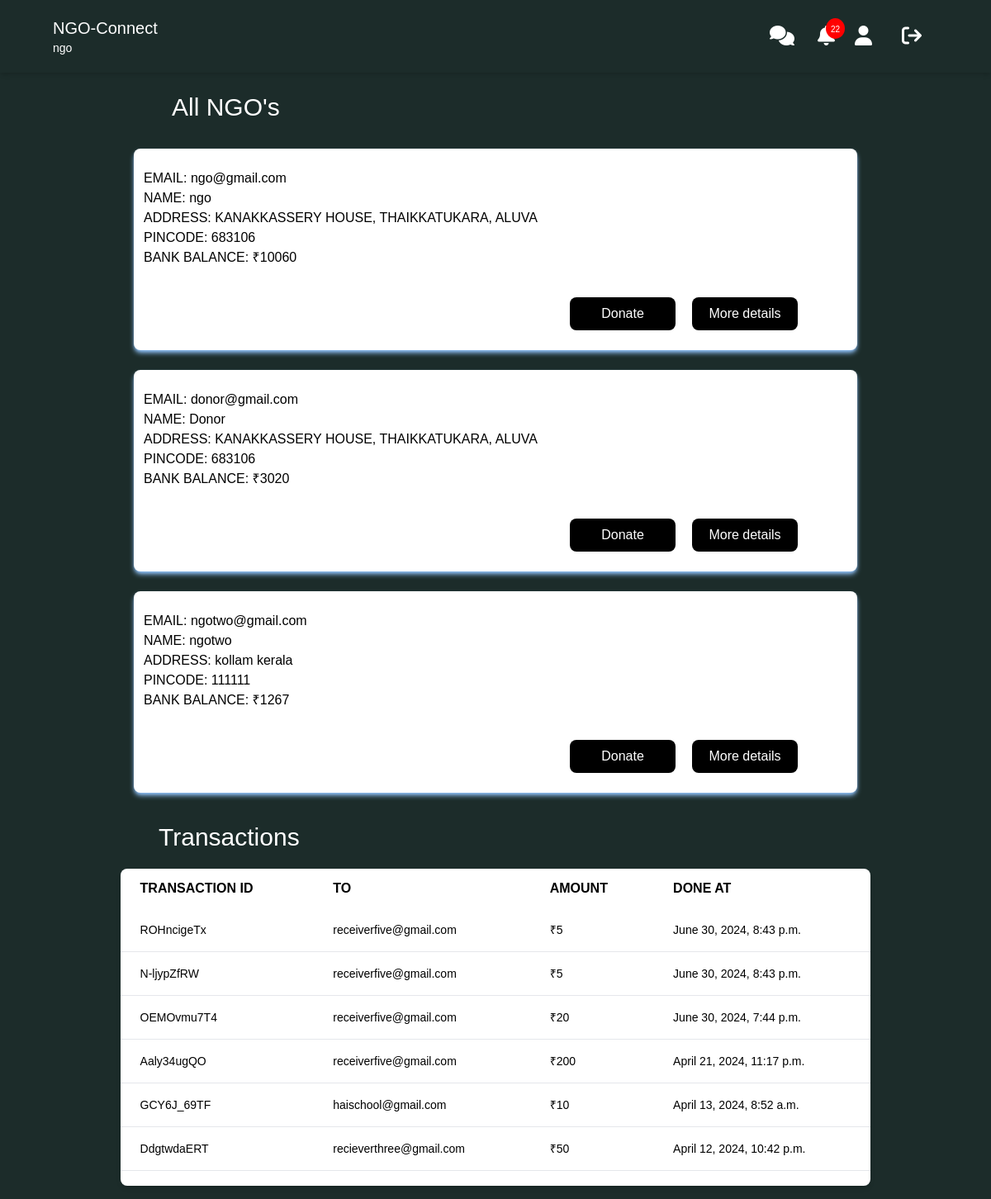
The page /donor/donor_base/ (signed in) on the database its author committed.
### base/models.py (models this page shows)
class ngousers(models.Model):
    user = models.OneToOneField(User, on_delete=models.CASCADE)
    user_type = models.CharField(max_length=10, choices=[
        ('NGO', 'NGO'),
        ('Donor', 'Donor'),
        ('Receiver','Receiver'),
    ])
    phone_number = models.CharField(max_length=13, null=True)
    address = models.CharField(max_length=100, null=True)
    pincode = models.CharField(max_length=10, null=True)
    is_balance_defined =models.BooleanField(default=False)

### ngo/models.py (models this page shows)
class NgoBankTransactions(models.Model):
    from_user = models.ForeignKey(User, on_delete=models.CASCADE, related_name='sent', null=True)
    to_user = models.ForeignKey(User, on_delete=models.CASCADE, related_name='received', null=True)
    amount = models.IntegerField(null=True)
    transaction_id = models.CharField(max_length=10, null=True)
    transaction_type = models.CharField(max_length=8, choices=(('credited', 'credited'), ('debited', 'debited')), null=True)
    done_at = models.DateTimeField(auto_now=True,blank=True, null=True)

### donor/views.py (the view)
# urls.py: path('donor_base/', views.donor_base, name="donor_base"),
@login_required(login_url="signup")
def donor_base(request):
    ngos = ngousers.objects.filter(user_type='NGO')
    ngos_with_balance = []
    for ngo in ngos:
        ngo_bank = NgoBank.objects.filter(user=ngo.user).first()
        ngo_bank_balance = ngo_bank.current_balance if ngo_bank else None
        ngos_with_balance.append({
            'ngo': ngo,
            'bank_balance': ngo_bank_balance,
        })
    notifications = Notifications.objects.filter(user=request.user).order_by('-id')
    notification_count = notifications.count()
    transactions = NgoBankTransactions.objects.filter(from_user=request.user).order_by('-done_at')
    context = {
        'ngos_with_balance': ngos_with_balance,
        'notifications': notifications,
        'notification_count': notification_count,
        'transactions' : transactions,
    }
    return render(request, 'donor_base.html', context)

### donor/templates/donor_base.html (shortened to what this page needs)
<!DOCTYPE html>
<html lang="en">
  <head>
    <script src="https://cdn.tailwindcss.com"></script>
    <link rel="stylesheet" href="https://cdnjs.cloudflare.com/ajax/libs/font-awesome/6.1.1/css/all.min.css" />
    <link
    rel="stylesheet"
    href="https://cdn.jsdelivr.net/npm/bootstrap-icons@1.3.0/font/bootstrap-icons.css"
    />
  </head>
  <body style="font-family: sans-serif; background-color: #1C2C2A;">
    <header
      class="lg:px-16 px-4 flex flex-wrap items-center py-4 shadow-md" style="background-color: #1C2C2A;"
    >
      <div class="flex-1 flex justify-between items-center">
        <a href="#" class="text-xl text-white">NGO-Connect <p class="text-sm ">{{ user.first_name }}</p></a>
      </div>
      <div class="hidden md:flex md:items-center md:w-auto w-full" id="menu">
        <nav>
          <ul
            class="md:flex items-center justify-between text-base text-gray-700 pt-4 md:pt-0"
          >
          <li><a class="lg:p-4 py-3 rounded-md px-0 mx-1 block text-white" href="/chat/chat"><i class="fa fa-comments fa-xl" aria-hidden="true"></i></a></li>
          <li class="relative">
            <a href="#" class="px-2" id="notificationButton">
              <div class="notification-icon">
                  <i class="fas fa-bell fa-xl text-white"></i>
                  <span class="badge">{{ notification_count }}</span>
              </div>
            </a>
          </li>
            <li><a class="md:p-4 py-3 px-0 block" href="/donor/donor_profile_page"><i class="fa fa-user text-white fa-xl" aria-hidden="true"></i></a></li>
            <li>
              <li><a class="lg:p-4 py-3 rounded-md text-white px-0 mx-1 block" href="#" onclick="confirmLogout(event, '/logout')"><i class="fa fa-sign-out fa-xl" aria-hidden="true"></i></a></li>
            </ul>
        </nav>
    </div>
</header>
    <section class="text-center my-6 mx-4">
      <h1 class="text-left mx-48 my-5 text-3xl mt-5 text-white">All NGO's</h1>
      <div class="text-center">
        {% if ngos_with_balance %}
        <div class="flex flex-wrap justify-center">
            {% for item in ngos_with_balance %}
            <div class="w-3/4 mx-2 shadow-md shadow-blue-300 p-3 my-3 bg-white rounded-lg">
                <ul class="mt-3">
                    <li class="text-left">EMAIL: {{ item.ngo.user.username }}</li>
                    <li class="text-left">NAME: {{ item.ngo.user.first_name }}</li>
                    <li class="text-left">ADDRESS: {{ item.ngo.address }}</li>
                    <li class="text-left">PINCODE: {{ item.ngo.pincode }}</li>
                    <li class="text-left">BANK BALANCE: ₹{{ item.bank_balance|default:"0" }}</li>
                </ul>
                <br>
                <div class="flex justify-end mr-10">
                    <form method="post" action="/donor/donate_btn_request">
                        <button type="submit" class="my-3 px-3 w-32 h-10 bg-black text-white rounded-lg">Donate</button>
                    </form>
                    <form method="post" action="/donor/donor_ngo_details" class="px-5">
                      <button type="submit" class="my-3 px-3 w-32 h-10 bg-black text-white rounded-lg">More details</button>
                    </form>
                </div>
            </div>
            {% endfor %}
        </div>
        {% endif %}
    </div>
  </section>
  {% if transactions %}
  <h1 class="text-left mx-48 my-5 text-3xl mt-5 text-white">Transactions</h1>
  <section id="transactions" class="m-4 px-4 flex justify-center items-center -z-10">
    <div class="relative overflow-x-auto overflow-y-auto h-96 shadow-md sm:rounded-lg w-4/5">
        <table class="w-full text-sm text-left rtl:text-right text-black dark:text-black">
            <thead class="text-xs text-black uppercase bg-white">
                <tr>
                    <th scope="col" class="px-6 py-3 text-base">
                        Transaction Id
                    </th>
                    <th scope="col" class="px-6 py-3 text-base">
                        To
                    </th>
                    <th scope="col" class="px-6 py-3 text-base">
                        Amount
                    </th>
                    <th scope="col" class="px-6 py-3 text-base">
                        Done At
                    </th>
                </tr>
            </thead>
            <tbody>
                {% for i in transactions %}
                <tr class="bg-white border-b dark:border-gray-700">
                    <th scope="row" class="px-6 py-4 font-medium text-black whitespace-nowrap dark:text-black">
                        {{ i.transaction_id }}
                    </th>
                    <td class="px-6 py-4">
                        {{ i.to_user }}
                    </td>
                    <td class="px-6 py-4">
                        ₹{{ i.amount }}
                    </td>
                    <td class="px-6 py-4">
                        {{ i.done_at }}
                    </td>
                </tr>
                {% endfor %}
            </tbody>
        </table>
    </div>
    {% endif %}
  </section>
  </body>
</html>

### donor/templates/donor_base.html (style rules this page uses)
.notification-icon { position: relative; display: inline-block; }
.badge { position: absolute; top: -10px; right: -12px; background-color: red; color: white; border-radius: 50%; padding: 2px 6px; font-size: 10px; height: 25px; }

### rows shown on the page
ngousers: ngo.user.username "ngo@gmail.com", ngo.user.first_name "ngo", ngo.address "KANAKKASSERY HOUSE, THAIKKATUKARA, ALUVA", ngo.pincode "683106", bank_balance "10060"
ngousers: ngo.user.username "donor@gmail.com", ngo.user.first_name "Donor", ngo.address "KANAKKASSERY HOUSE, THAIKKATUKARA, ALUVA", ngo.pincode "683106", bank_balance "3020"
ngousers: ngo.user.username "ngotwo@gmail.com", ngo.user.first_name "ngotwo", ngo.address "kollam kerala", ngo.pincode "111111", bank_balance "1267"
NgoBankTransactions: transaction_id "ROHncigeTx", to_user "receiverfive@gmail.com", amount "5", done_at "June 30, 2024, 8:43 p.m."
NgoBankTransactions: transaction_id "N-ljypZfRW", to_user "receiverfive@gmail.com", amount "5", done_at "June 30, 2024, 8:43 p.m."
NgoBankTransactions: transaction_id "OEMOvmu7T4", to_user "receiverfive@gmail.com", amount "20", done_at "June 30, 2024, 7:44 p.m."
NgoBankTransactions: transaction_id "Aaly34ugQO", to_user "receiverfive@gmail.com", amount "200", done_at "April 21, 2024, 11:17 p.m."
NgoBankTransactions: transaction_id "GCY6J_69TF", to_user "haischool@gmail.com", amount "10", done_at "April 13, 2024, 8:52 a.m."
NgoBankTransactions: transaction_id "DdgtwdaERT", to_user "recieverthree@gmail.com", amount "50", done_at "April 12, 2024, 10:42 p.m."

### other values the page prints
{{ user.first_name }} "ngo"
{{ notification_count }} "22"
